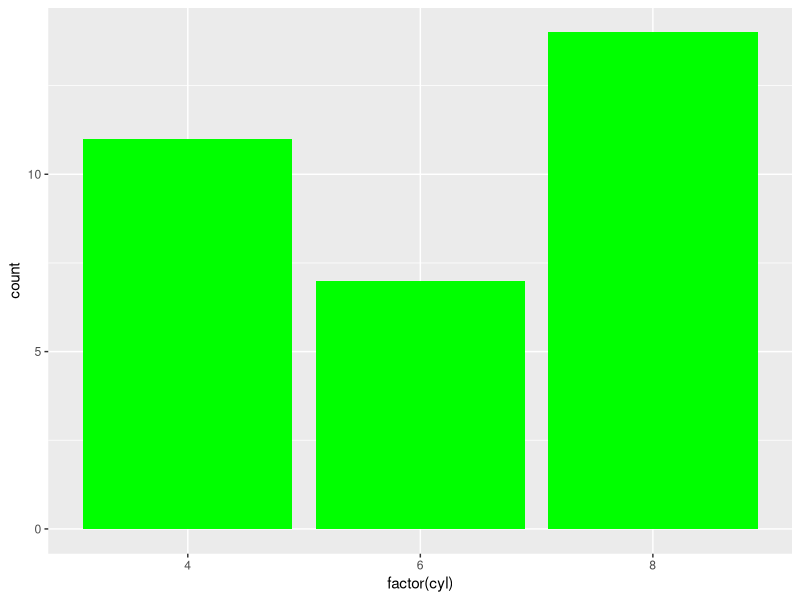
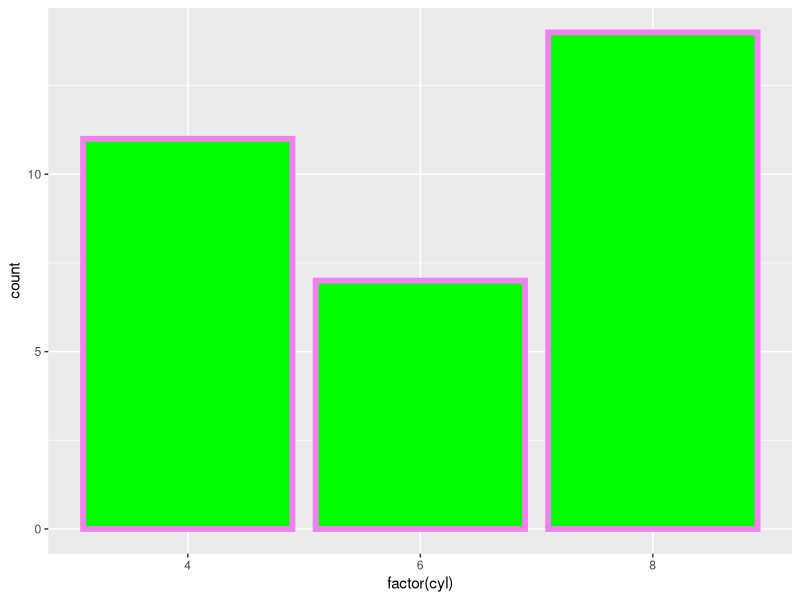
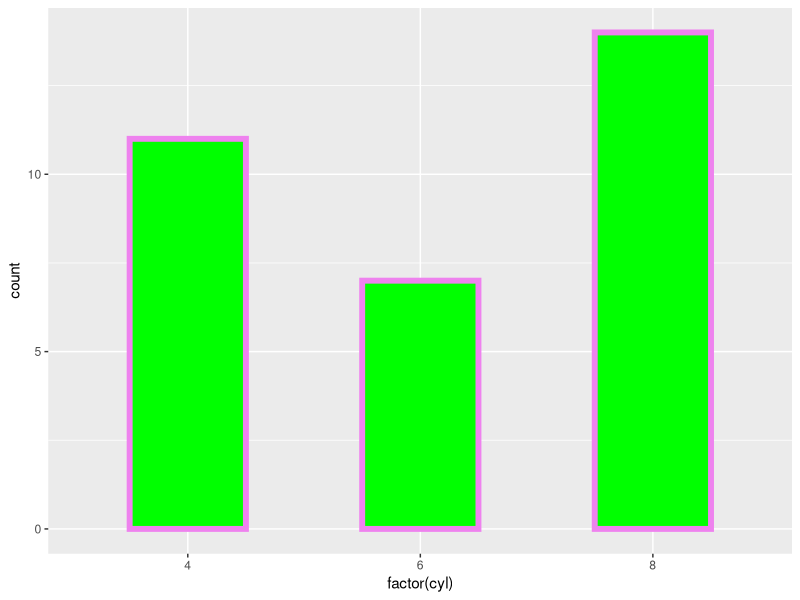
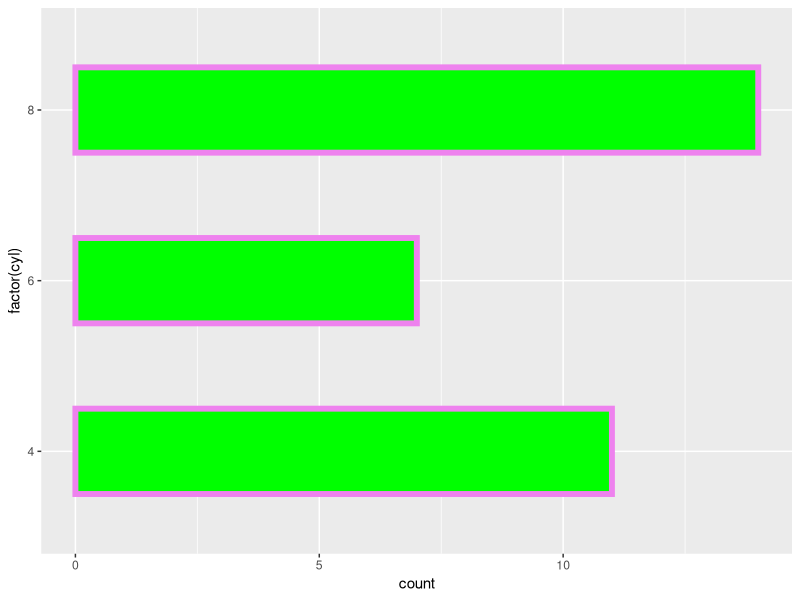
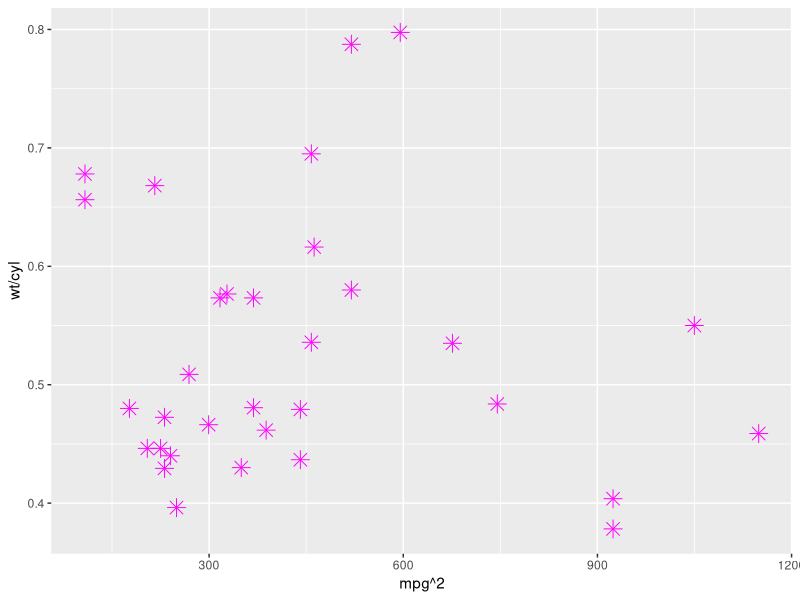
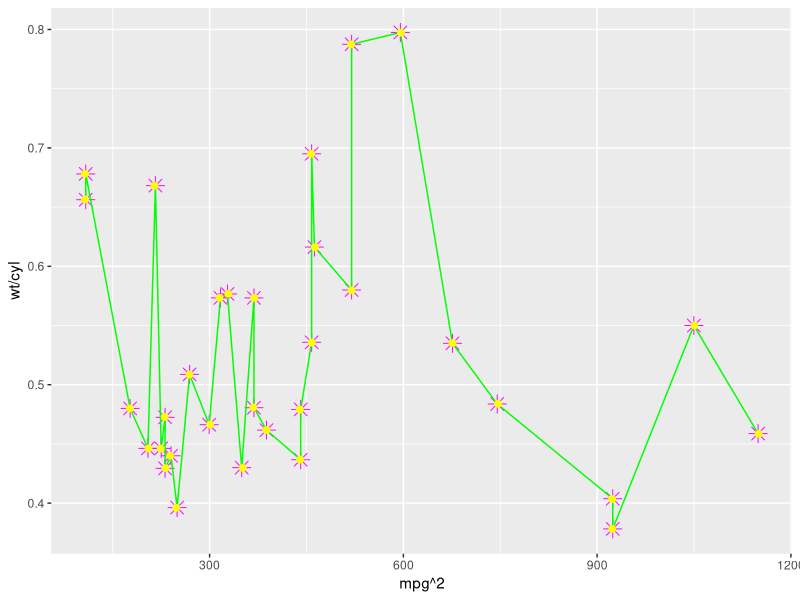
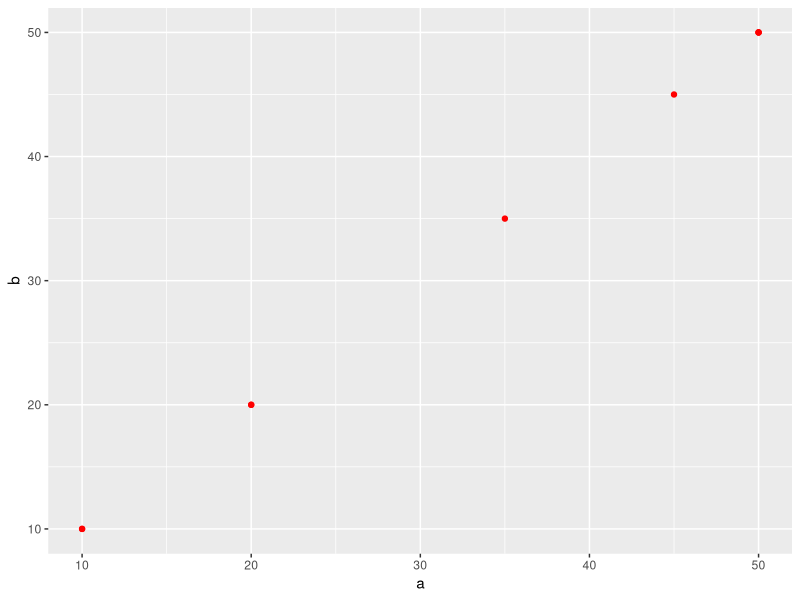
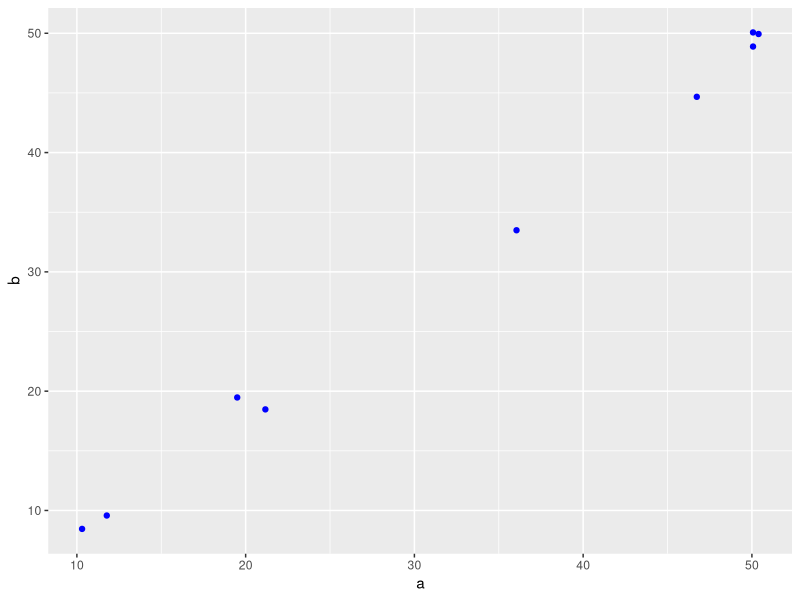

Write the R code that produced these figures, in order. (Note: this script raises an error after producing the figures.)
#Created by Manjusha Joshi for blog post on ggplot2-adv
#on 14 April, 2015
 
 
#Define    ggplot as:   ggplot(data,mapping) 
#Install ggplot2. On R konsole type install.package(ggplot2)
#to load the package in the current R session
library(ggplot2)
data(mtcars) #comes along  with ggplot2 library. 
#Know more about data set first 
 colnames(mtcars) 
  help(mtcars) 
  head(mtcars) 
   factor(mtcars$cyl) # will out put categories of cyl: number of cylinders for the car. You can see there are only 3 categories available.\\
 # ggplot(mtcars, aes(factor(cyl))) 
 # this will not plot the graph. So assign it to some variable first and then add some {\sf layer} of geom (geometry for data) like bar or line etc.
 #save it to some object like this:
 g <- ggplot(mtcars, aes(x=factor(cyl)))
g + geom_bar(fill ="green")
 

#By setting more options with geom we will get the coloured border.
 
g + geom_bar(fill = "green",color="violet",size=2)
  
#More options like width will adjust the width of the bars.

 
 g + geom_bar(fill = "green",color="violet",size=2,width=.5)
 
 #Observe that due to width=.5, bar width reduced to half of the original width.
 
 
#Interchanging  Co-ordinates}
 
g + geom_bar(fill = "green",color="violet",size=2,width=.5)+ coord_flip()
# defined formula
p<-ggplot(mtcars, aes(x = mpg^2, y = wt/cyl))
p+geom_point(color="magenta",size=4,shape=8) 
 
 
 #adding more layers
 p+geom_point(color="magenta",size=4,shape=8) +geom_line(color="green") +geom_jitter(color="yellow",size=2)
  
 #To plot the own data  
  a<-c(10,10,20,20,35,45,50,50,50)
  b<- a
  da<-data.frame(a,b)
  da
 q<-ggplot(da,aes(x=a,y=b))
 
 q+geom_point(color="red") 
 q+geom_jitter( color="blue")  
 
   p+geom_point(color="green",size=3) 
 

#To draw line for data points use  method="lm" 

 
p+geom_smooth(fill="purple",color="darkorange",size=2,method="lm") +geom_point()
p+geom_smooth(fill="purple",color="darkorange",size=2,method="lm",formula=y ~ poly(x,2))+geom_point()
  
 
p+geom_smooth(fill="red") 
 
 #Adds a smooth conditional mean   
 
 
ggplot(mtcars, aes(x = mpg^2, y = wt/cyl))+geom_smooth(fill="purple",color="darkorange",size=2)+geom_point(color="green")
 
ggplot(mtcars, aes(x = mpg^2, y = wt/cyl))+geom_smooth(fill="purple",color="darkorange",size=2)+geom_jitter(color="green",shape=2)+geom_point(color="yellow")
  
#Save plots in two variables say a and b. 
 a<-p+geom_point(color="green",size=3) 
 
b<-p+ geom_smooth(fill="purple",color="darkorange",size=2,method="lm",formula=y ~ poly(x,2)) +  geom_point()  
#Now define new pdf file as:
  pdf("tryvp.pdf",width=4,height=4) 
# Then define subwindow with viewport() function. 
subvp<-viewport(width=.4,height=.4,x=.75,y=.35) 
 #Now open main graph which was stored in b with typing b on the prompt.
  b
# Now superimpose graph stored in a on viewport as:
  print(a,vp=subvp) 
# Redirect graphical device back to console.
  graphics.off() 
 # Open tryvp.pdf to see the out put of the graphics a 
 #superimposed on graphics b.
 
p <- ggplot(mpg, aes(displ, hwy))
p + geom_jitter(aes(colour = cyl))
#Multiple graph together with facet 
 
p <- ggplot(mtcars)
p + geom_point(aes(x = wt, y = mpg, colour=factor(cyl)),size=3)+ facet_wrap(~ gear)
 
 
factor(mtcars$cyl)
 
factor(mtcars$gear)
 
 #With library gridExtra it is possible to add two independent graphs in one table of graphs. One needs to install the package \verb|gridExtra|.
  
#install.package(gridExtra) for the first time 
library(gridExtra)
grid.arrange( plot1,  plot2, ncol=2)
